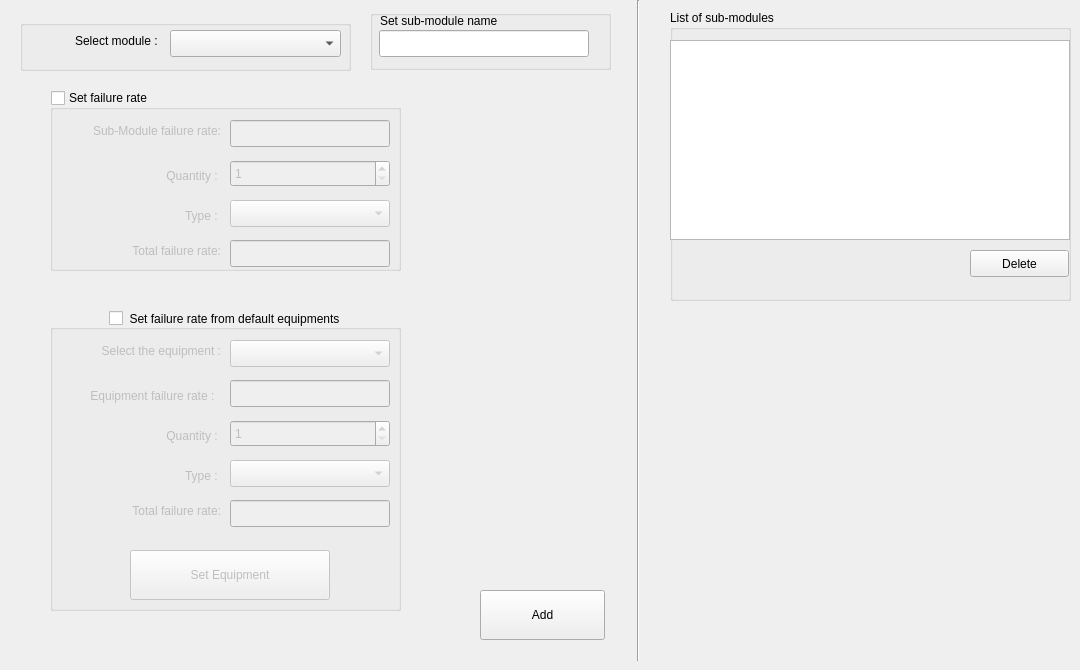
        <widget class="QWidget" name="tab_5">
         <attribute name="title">
          <string>Add Sub-Module</string>
         </attribute>
         <widget class="QGroupBox" name="groupBox_c_ao_asm_sub_module_fr">
          <property name="geometry">
           <rect>
            <x>50</x>
            <y>90</y>
            <width>351</width>
            <height>181</height>
           </rect>
          </property>
          <property name="title">
           <string>Set failure rate</string>
          </property>
          <property name="flat">
           <bool>false</bool>
          </property>
          <property name="checkable">
           <bool>true</bool>
          </property>
          <property name="checked">
           <bool>false</bool>
          </property>
          <widget class="QLabel" name="label_18">
           <property name="geometry">
            <rect>
             <x>0</x>
             <y>30</y>
             <width>171</width>
             <height>21</height>
            </rect>
           </property>
           <property name="text">
            <string>Sub-Module failure rate:</string>
           </property>
           <property name="alignment">
            <set>Qt::AlignRight|Qt::AlignTrailing|Qt::AlignVCenter</set>
           </property>
          </widget>
          <widget class="QLineEdit" name="lineEdit_c_ao_asm_sub_module_fr">
           <property name="geometry">
            <rect>
             <x>180</x>
             <y>30</y>
             <width>160</width>
             <height>27</height>
            </rect>
           </property>
          </widget>
          <widget class="QLabel" name="label_36">
           <property name="geometry">
            <rect>
             <x>10</x>
             <y>70</y>
             <width>161</width>
             <height>31</height>
            </rect>
           </property>
           <property name="text">
            <string>Quantity : </string>
           </property>
           <property name="alignment">
            <set>Qt::AlignRight|Qt::AlignTrailing|Qt::AlignVCenter</set>
           </property>
          </widget>
          <widget class="QComboBox" name="comboBox_c_ao_asm_sfr_select_type">
           <property name="geometry">
            <rect>
             <x>180</x>
             <y>110</y>
             <width>160</width>
             <height>27</height>
            </rect>
           </property>
          </widget>
          <widget class="QLabel" name="label_40">
           <property name="geometry">
            <rect>
             <x>-10</x>
             <y>150</y>
             <width>181</width>
             <height>21</height>
            </rect>
           </property>
           <property name="text">
            <string>Total failure rate:</string>
           </property>
           <property name="alignment">
            <set>Qt::AlignRight|Qt::AlignTrailing|Qt::AlignVCenter</set>
           </property>
          </widget>
          <widget class="QSpinBox" name="spinBox_c_ao_asm_sfr_quantity">
           <property name="geometry">
            <rect>
             <x>180</x>
             <y>70</y>
             <width>160</width>
             <height>27</height>
            </rect>
           </property>
           <property name="minimum">
            <number>1</number>
           </property>
           <property name="maximum">
            <number>9999999</number>
           </property>
          </widget>
          <widget class="QLineEdit" name="lineEdit_c_ao_asm_sfr_total_component_fr">
           <property name="geometry">
            <rect>
             <x>180</x>
             <y>150</y>
             <width>160</width>
             <height>27</height>
            </rect>
           </property>
           <property name="readOnly">
            <bool>true</bool>
           </property>
          </widget>
          <widget class="QLabel" name="label_41">
           <property name="geometry">
            <rect>
             <x>10</x>
             <y>110</y>
             <width>161</width>
             <height>31</height>
            </rect>
           </property>
           <property name="text">
            <string>Type : </string>
           </property>
           <property name="alignment">
            <set>Qt::AlignRight|Qt::AlignTrailing|Qt::AlignVCenter</set>
           </property>
          </widget>
         </widget>
         <widget class="QGroupBox" name="groupBox_c_ao_asm_default_fr">
          <property name="geometry">
           <rect>
            <x>50</x>
            <y>310</y>
            <width>351</width>
            <height>301</height>
           </rect>
          </property>
          <property name="font">
           <font>
            <weight>50</weight>
            <italic>false</italic>
            <bold>false</bold>
            <underline>false</underline>
            <strikeout>false</strikeout>
            <stylestrategy>PreferAntialias</stylestrategy>
            <kerning>true</kerning>
           </font>
          </property>
          <property name="focusPolicy">
           <enum>Qt::NoFocus</enum>
          </property>
          <property name="contextMenuPolicy">
           <enum>Qt::NoContextMenu</enum>
          </property>
          <property name="title">
           <string>Set failure rate from default equipments</string>
          </property>
          <property name="alignment">
           <set>Qt::AlignCenter</set>
          </property>
          <property name="flat">
           <bool>false</bool>
          </property>
          <property name="checkable">
           <bool>true</bool>
          </property>
          <property name="checked">
           <bool>false</bool>
          </property>
          <widget class="QLabel" name="label_19">
           <property name="geometry">
            <rect>
             <x>10</x>
             <y>30</y>
             <width>161</width>
             <height>21</height>
            </rect>
           </property>
           <property name="text">
            <string>Select the equipment :</string>
           </property>
           <property name="alignment">
            <set>Qt::AlignRight|Qt::AlignTrailing|Qt::AlignVCenter</set>
           </property>
          </widget>
          <widget class="QComboBox" name="comboBox_c_ao_asm_select_equipment">
           <property name="geometry">
            <rect>
             <x>180</x>
             <y>30</y>
             <width>160</width>
             <height>27</height>
            </rect>
           </property>
          </widget>
          <widget class="QLabel" name="label_20">
           <property name="geometry">
            <rect>
             <x>10</x>
             <y>150</y>
             <width>161</width>
             <height>31</height>
            </rect>
           </property>
           <property name="text">
            <string>Type : </string>
           </property>
           <property name="alignment">
            <set>Qt::AlignRight|Qt::AlignTrailing|Qt::AlignVCenter</set>
           </property>
          </widget>
          <widget class="QComboBox" name="comboBox_c_ao_asm_select_type">
           <property name="geometry">
            <rect>
             <x>180</x>
             <y>150</y>
             <width>160</width>
             <height>27</height>
            </rect>
           </property>
          </widget>
          <widget class="QLineEdit" name="lineEdit_c_ao_asm_component_fr">
           <property name="geometry">
            <rect>
             <x>180</x>
             <y>70</y>
             <width>160</width>
             <height>27</height>
            </rect>
           </property>
           <property name="readOnly">
            <bool>true</bool>
           </property>
          </widget>
          <widget class="QLabel" name="label_21">
           <property name="geometry">
            <rect>
             <x>-10</x>
             <y>190</y>
             <width>181</width>
             <height>21</height>
            </rect>
           </property>
           <property name="text">
            <string>Total failure rate:</string>
           </property>
           <property name="alignment">
            <set>Qt::AlignRight|Qt::AlignTrailing|Qt::AlignVCenter</set>
           </property>
          </widget>
          <widget class="QLabel" name="label_30">
           <property name="geometry">
            <rect>
             <x>10</x>
             <y>110</y>
             <width>161</width>
             <height>31</height>
            </rect>
           </property>
           <property name="text">
            <string>Quantity : </string>
           </property>
           <property name="alignment">
            <set>Qt::AlignRight|Qt::AlignTrailing|Qt::AlignVCenter</set>
           </property>
          </widget>
          <widget class="QSpinBox" name="spinBox_c_ao_asm_quantity">
           <property name="geometry">
            <rect>
             <x>180</x>
             <y>110</y>
             <width>160</width>
             <height>27</height>
            </rect>
           </property>
           <property name="minimum">
            <number>1</number>
           </property>
           <property name="maximum">
            <number>9999999</number>
           </property>
          </widget>
          <widget class="QPushButton" name="pushButton_c_ao_asm_set_equipment">
           <property name="geometry">
            <rect>
             <x>80</x>
             <y>240</y>
             <width>200</width>
             <height>50</height>
            </rect>
           </property>
           <property name="text">
            <string>Set Equipment</string>
           </property>
          </widget>
          <widget class="QLineEdit" name="lineEdit_c_ao_asm_total_component_fr">
           <property name="geometry">
            <rect>
             <x>180</x>
             <y>190</y>
             <width>160</width>
             <height>27</height>
            </rect>
           </property>
           <property name="readOnly">
            <bool>true</bool>
           </property>
          </widget>
          <widget class="QLabel" name="label_33">
           <property name="geometry">
            <rect>
             <x>10</x>
             <y>70</y>
             <width>161</width>
             <height>31</height>
            </rect>
           </property>
           <property name="text">
            <string>Equipment failure rate :  </string>
           </property>
           <property name="alignment">
            <set>Qt::AlignRight|Qt::AlignTrailing|Qt::AlignVCenter</set>
           </property>
           <property name="wordWrap">
            <bool>true</bool>
           </property>
          </widget>
         </widget>
         <widget class="QGroupBox" name="groupBox_c_ao_asm_select_module">
          <property name="geometry">
           <rect>
            <x>20</x>
            <y>20</y>
            <width>331</width>
            <height>51</height>
           </rect>
          </property>
          <property name="title">
           <string/>
          </property>
          <property name="alignment">
           <set>Qt::AlignCenter</set>
          </property>
          <property name="flat">
           <bool>false</bool>
          </property>
          <property name="checkable">
           <bool>false</bool>
          </property>
          <widget class="QComboBox" name="comboBox_c_ao_asm_select_module">
           <property name="geometry">
            <rect>
             <x>150</x>
             <y>10</y>
             <width>171</width>
             <height>27</height>
            </rect>
           </property>
           <property name="currentText">
            <string/>
           </property>
          </widget>
          <widget class="QLabel" name="label_28">
           <property name="geometry">
            <rect>
             <x>0</x>
             <y>10</y>
             <width>141</width>
             <height>22</height>
            </rect>
           </property>
           <property name="text">
            <string>Select module : </string>
           </property>
           <property name="alignment">
            <set>Qt::AlignRight|Qt::AlignTrailing|Qt::AlignVCenter</set>
           </property>
          </widget>
         </widget>
         <widget class="QPushButton" name="pushButton_c_ao_asm_add_sub_module">
          <property name="geometry">
           <rect>
            <x>480</x>
            <y>590</y>
            <width>125</width>
            <height>50</height>
           </rect>
          </property>
          <property name="text">
           <string>Add</string>
          </property>
         </widget>
         <widget class="QGroupBox" name="groupBox_c_ao_asm_set_sub_module_name">
          <property name="geometry">
           <rect>
            <x>370</x>
            <y>10</y>
            <width>241</width>
            <height>60</height>
           </rect>
          </property>
          <property name="title">
           <string/>
          </property>
          <property name="alignment">
           <set>Qt::AlignCenter</set>
          </property>
          <property name="flat">
           <bool>false</bool>
          </property>
          <property name="checkable">
           <bool>false</bool>
          </property>
          <widget class="QLineEdit" name="lineEdit_c_ao_asm_set_sub_module_name">
           <property name="geometry">
            <rect>
             <x>9</x>
             <y>20</y>
             <width>210</width>
             <height>27</height>
            </rect>
           </property>
          </widget>
          <widget class="QLabel" name="label_29">
           <property name="geometry">
            <rect>
             <x>10</x>
             <y>0</y>
             <width>151</width>
             <height>22</height>
            </rect>
           </property>
           <property name="text">
            <string>Set sub-module name</string>
           </property>
           <property name="alignment">
            <set>Qt::AlignLeading|Qt::AlignLeft|Qt::AlignVCenter</set>
           </property>
          </widget>
         </widget>
         <widget class="QGroupBox" name="groupBox_c_ao_asm_list_of_sub_modules">
          <property name="geometry">
           <rect>
            <x>670</x>
            <y>10</y>
            <width>401</width>
            <height>291</height>
           </rect>
          </property>
          <property name="title">
           <string>List of sub-modules</string>
          </property>
          <widget class="QListWidget" name="listWidget_c_ao_asm_list_of_sub_modules">
           <property name="geometry">
            <rect>
             <x>0</x>
             <y>30</y>
             <width>400</width>
             <height>200</height>
            </rect>
           </property>
          </widget>
          <widget class="QPushButton" name="pushButton_c_ao_asm_delete_sub_module">
           <property name="geometry">
            <rect>
             <x>300</x>
             <y>240</y>
             <width>99</width>
             <height>27</height>
            </rect>
           </property>
           <property name="text">
            <string>Delete</string>
           </property>
          </widget>
         </widget>
         <widget class="Line" name="line_3">
          <property name="geometry">
           <rect>
            <x>630</x>
            <y>0</y>
            <width>16</width>
            <height>661</height>
           </rect>
          </property>
          <property name="orientation">
           <enum>Qt::Vertical</enum>
          </property>
         </widget>
        </widget>
